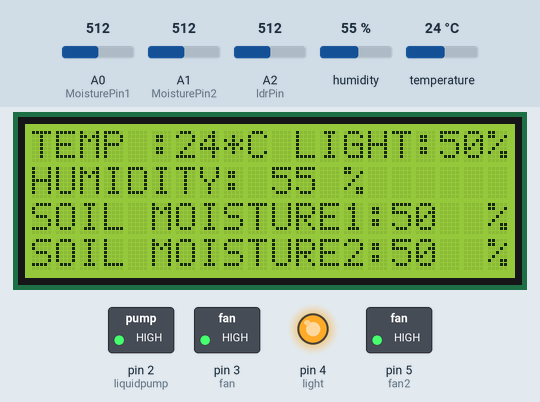
Bench run of a sketch on a simulated Arduino Uno, built with avr-gcc and run on an emulated ATmega328P. On the bench: 20×4 character LCD, switched loads named in the sketch (green lamp = pin HIGH), output pins drawn as LEDs (lit = HIGH). The inputs (shaded band) are chosen by the test bench; at power-on: humidity 55 %, A0 (MoisturePin1) = 512, A2 (ldrPin) = 512, temperature 24 °C, A1 (MoisturePin2) = 512. What the sketch prints to the serial monitor is not drawn.

Above: at 2.3 s.
2.4 s: humidity set to 22 %
At 12.6 s:
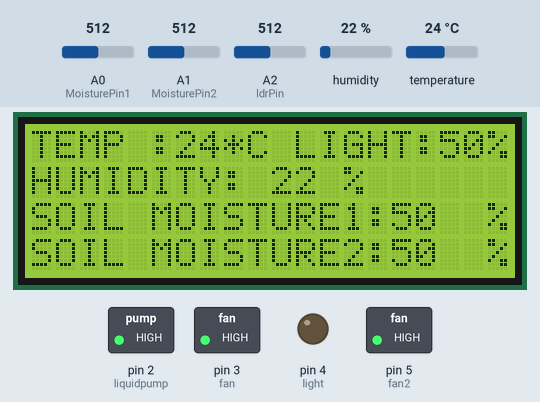
12.9 s: A0 (MoisturePin1) set to 712
At 22.0 s:
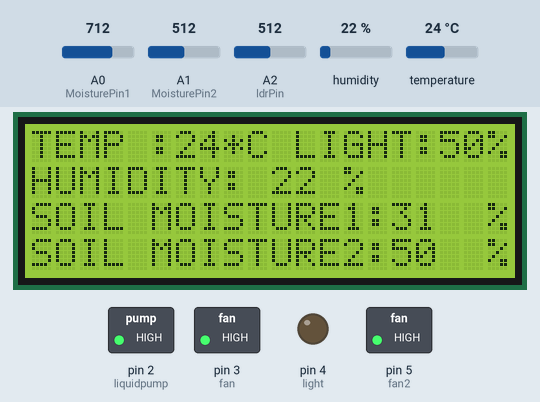
26.9 s: A0 (MoisturePin1) set to 730
At 37.2 s:
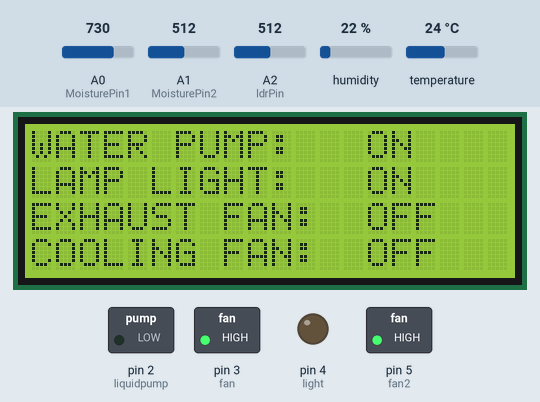
38.3 s: A2 (ldrPin) set to 419
At 47.6 s:
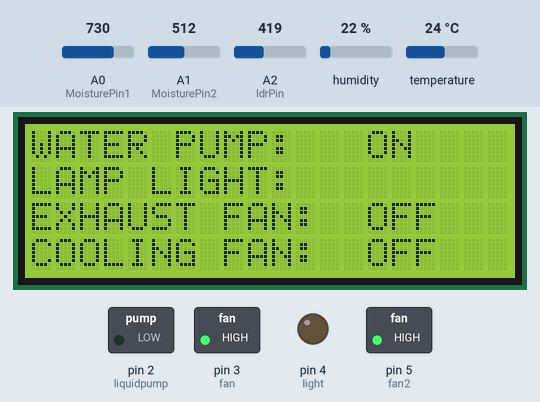
52.3 s: A2 (ldrPin) set to 399
At 63.5 s:
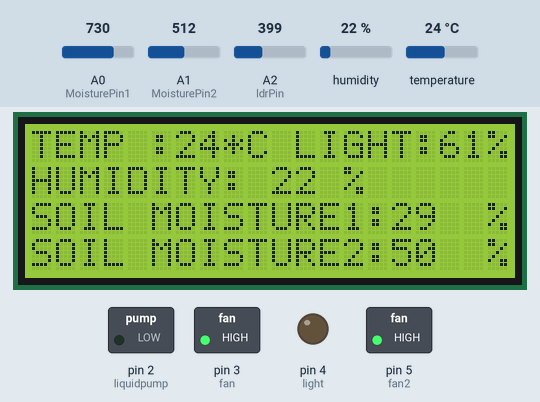
63.8 s: temperature set to 33 °C
At 78.5 s:
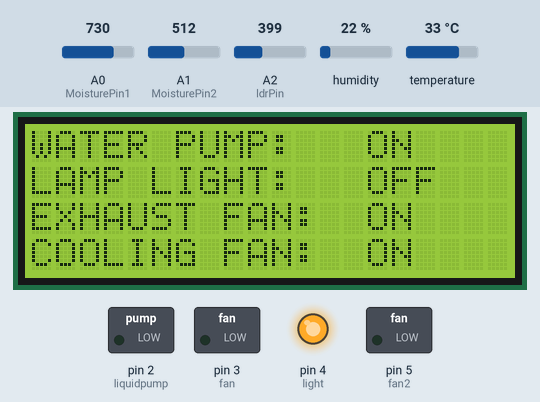
Timing chart, 0 to 78.8 s (numbered marks = the images above; inputs shaded):
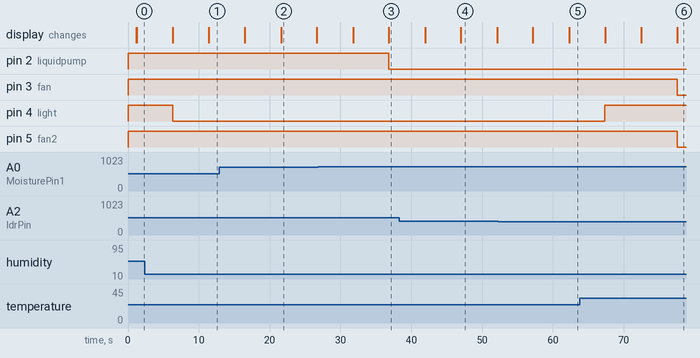

The sketch:

greenhouse.ino
```cpp
// LCD SDA = A4
// LCD SCL = A5
// DHT11 TEMPERATURE SENSOR = PIN 7
//LDR = PIN A2
//SOIL MOISTURRE = A0
//SOIL MOISTURRE = A1

// 4 RELAY = pin 2,3,4,5


#include <LiquidCrystal_I2C.h>
#include <Wire.h>
LiquidCrystal_I2C lcd(0x27, 20, 4);
#include "DHT.h"
#define DHTPIN 7  // what digital pin we're connected to
#define DHTTYPE DHT11
DHT dht(DHTPIN, DHTTYPE);

int ldrPin = A2;
int ldrStatus = 0;
int MoisturePin1 = A0;  //
int MoisturePin2 = A1;  //

int fan = 3;
int fan2 = 5;
int light = 4;
int liquidpump = 2;

int MoistureStatus1;
int MoistureStatus2;

void setup() {

  Serial.begin(9600);
  dht.begin();
  pinMode(fan, OUTPUT);
  pinMode(fan2, OUTPUT);
  pinMode(light, OUTPUT);
  pinMode(liquidpump, OUTPUT);

  digitalWrite(fan, HIGH);
   digitalWrite(fan2, HIGH);
  digitalWrite(light, HIGH);
  digitalWrite(liquidpump, HIGH);

  lcd.begin();

  lcd.backlight();

  lcd.clear();
  lcd.setCursor(0, 0);
  lcd.print("   GREEN   HOUSE    ");
  lcd.setCursor(0, 1);
  lcd.print("  MONITORING AND    ");
  lcd.setCursor(0, 2);
  lcd.print("  CONTROL SYSTEM    ");
  lcd.setCursor(0, 3);
  lcd.print(" FINAL YEAR PROJECT ");
  delay(1000);
  lcd.clear();
}

void loop() {

  int ldrStatus = analogRead(ldrPin);  //lDR
  ldrStatus = map(ldrStatus, 0, 1023, 100, 0);
  Serial.print("Light : ");
  Serial.print(ldrStatus);
  Serial.print(" %");
  Serial.println("");

  MoistureStatus1 = analogRead(MoisturePin1);  //lDR
  MoistureStatus1 = map(MoistureStatus1, 0, 1023, 99, 0);
  Serial.print("Soil Moisture1 : ");
  Serial.print(MoistureStatus1);
  Serial.print(" %");
  Serial.println("");
  MoistureStatus2 = analogRead(MoisturePin2);  //lDR
  MoistureStatus2 = map(MoistureStatus2, 0, 1023, 99, 0);
  Serial.print("Soil Moisture2 : ");
  Serial.print(MoistureStatus2);
  Serial.print(" %");
  Serial.println("");

  int h = dht.readHumidity();
  int t = dht.readTemperature();
  Serial.print("Humidity: ");
  Serial.print(h);
  Serial.print(" %\t");
  Serial.println("");
  Serial.print("Temperature: ");
  Serial.print(t);
  Serial.print(" *C ");
  Serial.println("");


  // PRINT ON LCD
  //1ST LINE
  lcd.clear();
  lcd.setCursor(0, 0);
  lcd.print("TEMP :");
  lcd.setCursor(6, 0);
  lcd.print(t);
  lcd.setCursor(8, 0);
  lcd.print("*C");

  lcd.setCursor(11, 0);
  lcd.print("LIGHT:");
  lcd.setCursor(17, 0);
  lcd.print(ldrStatus);
  lcd.setCursor(19, 0);
  lcd.print("%");
   //2ND LINE
  lcd.setCursor(0, 1);
  lcd.print("HUMIDITY:");
  lcd.setCursor(10, 1);
  lcd.print(h);
  lcd.setCursor(13, 1);
  lcd.print("%");

  //3rd LINE
  lcd.setCursor(0, 2);
  lcd.print("SOIL MOISTURE1:");
  lcd.setCursor(15, 2);
  lcd.print(MoistureStatus1);
  lcd.setCursor(18, 2);
  lcd.print(" %");

  //4th LINE
  lcd.setCursor(0, 3);
  lcd.print("SOIL MOISTURE2:");
  lcd.setCursor(15, 3);
  lcd.print(MoistureStatus2);
  lcd.setCursor(18, 3);
  lcd.print(" %");
  delay(5000);


  lcd.clear();
  lcd.setCursor(0, 0);
  lcd.print("WATER PUMP:");


  lcd.setCursor(0, 1);
  lcd.print("LAMP LIGHT:");


  lcd.setCursor(0, 2);
  lcd.print("EXHAUST FAN:");

  lcd.setCursor(0, 3);
  lcd.print("COOLING FAN:");


  // CHECKING THE CONDITION


  if (MoistureStatus1 > 70 && MoistureStatus2 > 70)
  {
    digitalWrite(liquidpump, HIGH);
    Serial.println("motor off");
    lcd.setCursor(14, 0);
    lcd.print("OFF");
  }


  if (MoistureStatus1 < 30 || MoistureStatus2 < 30)
   {
      digitalWrite(liquidpump, LOW);
      Serial.println("motor ON");
      lcd.setCursor(14, 0);
      lcd.print("ON");
    }


  if (ldrStatus > 60) {
    digitalWrite(light, HIGH);
    Serial.println("lights off  ");
    lcd.setCursor(14, 1);
    lcd.print("OFF");
  }
  if (ldrStatus < 60) {
    digitalWrite(light, LOW);
    Serial.println("Lights ON");
    lcd.setCursor(14, 1);
    lcd.print("ON");
  }


  if (t < 25) {
    digitalWrite(fan, HIGH);
    Serial.println("Fan off");
    lcd.setCursor(14, 2);
    lcd.print("OFF");
  }
  else if (t > 30) {
    digitalWrite(fan, LOW);
    Serial.println("Fan ON");
    lcd.setCursor(14, 2);
    lcd.print("ON");
  }
  else
  {
    lcd.setCursor(14, 2);
    lcd.print("OFF");
  }


// cooling fan on when temperature rise greater than 32 degree
  if (t < 32 ) {
    digitalWrite(fan2, HIGH);
    Serial.println("Fan off");
    lcd.setCursor(14, 3);
    lcd.print("OFF");
  }
  else
   {
    digitalWrite(fan2, LOW);
    Serial.println("Fan ON");
    lcd.setCursor(14, 3);
    lcd.print("ON");
  }


  delay(5000);
}
```

Measured:
- the behaviour switches between 723 and 724 on A0 (MoisturePin1) (found by bisection; images 2 and 3)
- the behaviour switches between 410 and 409 on A2 (ldrPin) (found by bisection; images 4 and 5)
- after the input at 2.4 s, the display: first differs from a run without the input after 9.0 s (image 1)
- after the input at 12.9 s, the display: first differs from a run without the input after 8.7 s (image 2)
- after the input at 26.9 s, pin 2 (liquidpump): HIGH → LOW after 9.9 s; the display: first changes after 4.9 s (image 3 shows a later state)
- after the input at 38.3 s, the display: first changes after 3.7 s (image 4 shows a later state)
- after the input at 52.3 s, the display: first differs from a run without the input after 10.0 s (image 5)
- after the input at 63.8 s, pin 3 (fan), pin 5 (fan2): HIGH → LOW after 13.7 s; the display: first differs from a run without the input after 8.7 s (image 6 shows a later state)
